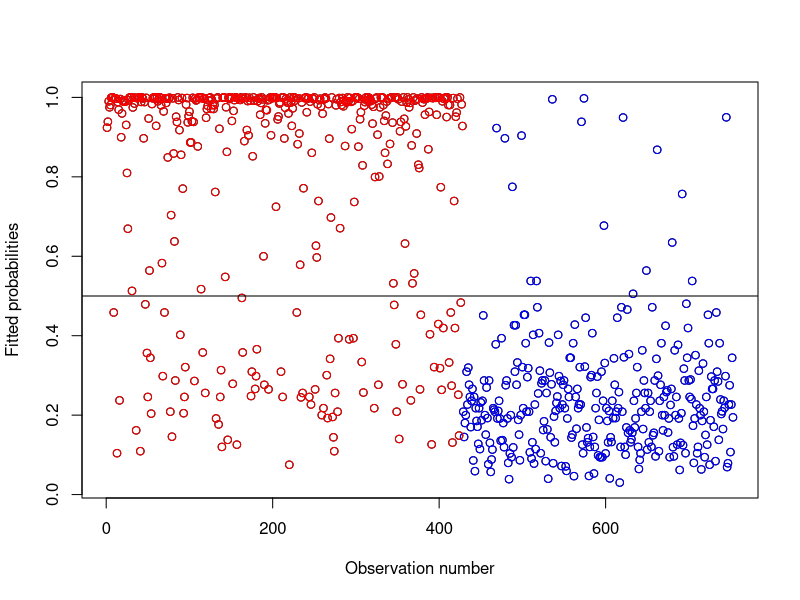
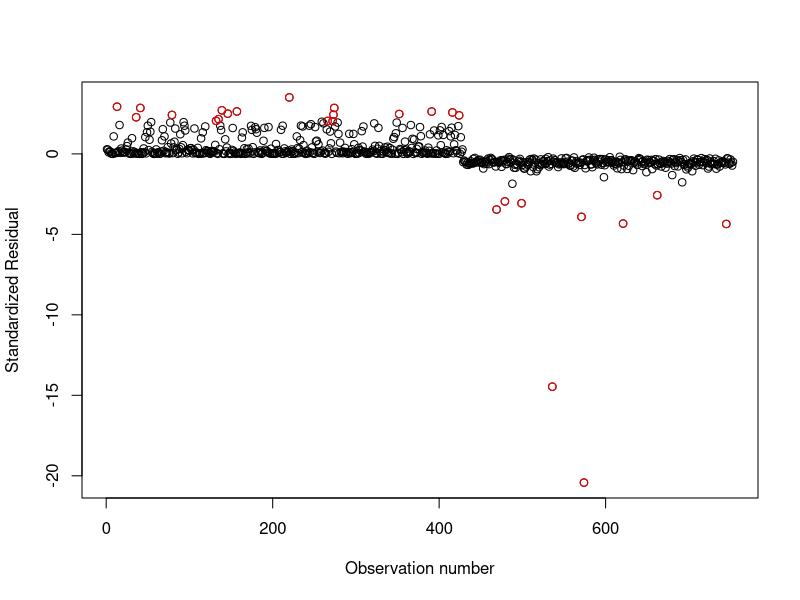

Here is the R script that generated these plots, in order:
## ---- chunk 1
knitr::opts_chunk$set(echo = TRUE)
## ---- chunk 2
library(foreign)
library(corrplot)
labor = read.dta("MROZ.dta")
labor  = as.data.frame(labor)

# delete "hours", "wage", "lwage" "nwifeinc" from the dataframe
labor1 = labor[, setdiff(colnames(labor), c("hours", "wage", "lwage","nwifeinc"))]
labor2 = labor[, c(1, 3:6, 8:19, 22)]
colnames(labor1)
## ---- chunk 3
labor2[,"age"] = log(labor2[,"age"])
labor2[,"husage"] = log(labor2[,"husage"])
labor2[,"hushrs"] = log(labor2[,"hushrs"])
## ---- chunk 4
data= labor2
for (i in 2:18){
  m = data[,i]
  data[,i] = (m-mean(m))/sd(m)
}
## ---- chunk 5
# correlations
for (i in 2:18){
  cat(colnames(data)[i], "=", cor(data[,1], data[,i]), "\n")
}
## ---- chunk 6
inlf = data$inlf
# fit the model
M_0 <- glm(inlf ~ kidslt6+educ+repwage+exper,
         family = binomial(link = logit), data = data)
summary(M_0)
## ---- chunk 7
# fitted values
idx = 1:length(data$inlf)
plot(idx,M_0$fitted.values,xlab="Observation number",ylab="Fitted probabilities")
points(idx[data$inlf==0],M_0$fitted.values[data$inlf==0],col="blue")
points(idx[data$inlf==1],M_0$fitted.values[data$inlf==1],col="red")
abline(h=0.5)
## ---- chunk 8
#Standardized residuals
res = (data$inlf-M_0$fitted.values)/sqrt(M_0$fitted.values*(1-M_0$fitted.values))
#Plot it
plot(1:length(data$inlf),res,xlab="Observation number",ylab="Standardized Residual")
outlier = (1:length(data$inlf))[abs(res)>=2]
points(outlier,res[outlier],col='red')
## ---- chunk 9
 aic_M0 = M_0$deviance+2*length(coef(M_0))
 bic_M0 = M_0$deviance+log(length(data$inlf))*length(coef(M_0))
 aic_M0
 bic_M0
## ---- chunk 10
library(leaps)
library(stats)
empty = glm(inlf~1,family=binomial(link=logit),data=data)
all = glm(inlf~.,family=binomial(link=logit),data=data)
M=step(empty, direction='forward', scope=formula(all), trace=0)
summary(M)
M$deviance+log(length(data$inlf))*length(coef(M))
## ---- chunk 11
M1 = update(M,. ~ . - faminc)
#drop1(M1,test="Chisq")
#1-pchisq(M1$deviance-M$deviance,1)
summary(M1)
#M1$deviance+log(length(data$inlf))*length(coef(M1))
## ---- chunk 12
# bic of same models - further delete variables
M2 = update(M1,. ~ . - repwage)
M2$deviance+M2$rank*log(length(inlf))
M2 = update(M1,. ~ . - exper)
M2$deviance+ M2$rank*log(length(inlf))
M2 = update(M1,. ~ . - educ)
M2$deviance+M2$rank*log(length(inlf))
M2 = update(M1,. ~ . - kidslt6)
M2$deviance+M2$rank*log(length(inlf))
M2 = update(M1,. ~ . - age)
M2$deviance+M2$rank*log(length(inlf))
M2 = update(M1,. ~ . - huswage)
M2$deviance+M2$rank*log(length(inlf))
M2 = update(M1,. ~ . - mtr)
M2$deviance+M2$rank*log(length(inlf))
M2 = update(M1,. ~ . - hushrs)
M2$deviance+M2$rank*log(length(inlf))
## ---- chunk 13
mean((inlf-M1$fitted.values)^2)
 M3 = update(M1,. ~ . - repwage)
 mean((inlf-M3$fitted.values)^2)
 M3 = update(M1,. ~ . - exper)
 mean((inlf-M3$fitted.values)^2)
 M3 = update(M1,. ~ . - educ)
 mean((inlf-M3$fitted.values)^2)
 M3 = update(M1,. ~ . - kidslt6)
 mean((inlf-M3$fitted.values)^2)
 M3 = update(M1,. ~ . - age)
 mean((inlf-M3$fitted.values)^2)
 M3 = update(M1,. ~ . - huswage)
 mean((inlf-M3$fitted.values)^2)
 M3 = update(M1,. ~ . - mtr)
 mean((inlf-M3$fitted.values)^2)
 M3 = update(M1,. ~ . - hushrs)
 mean((inlf-M3$fitted.values)^2)
